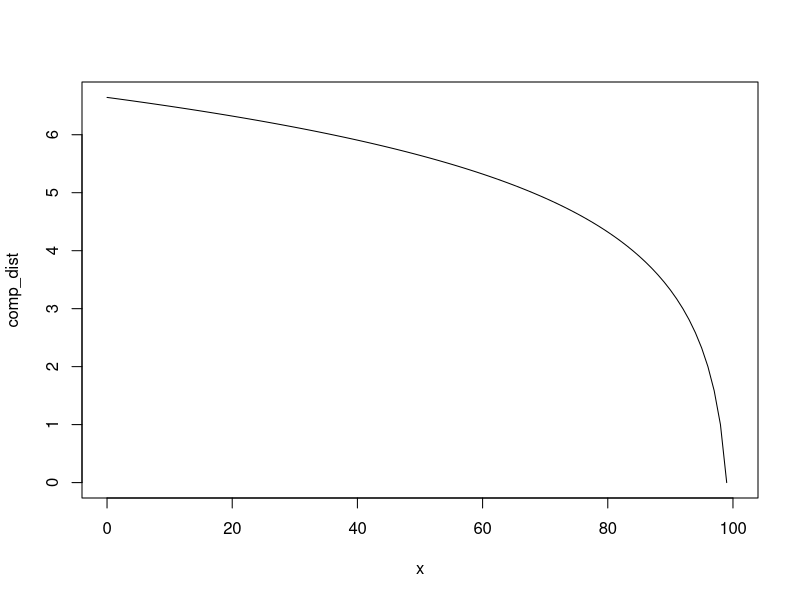
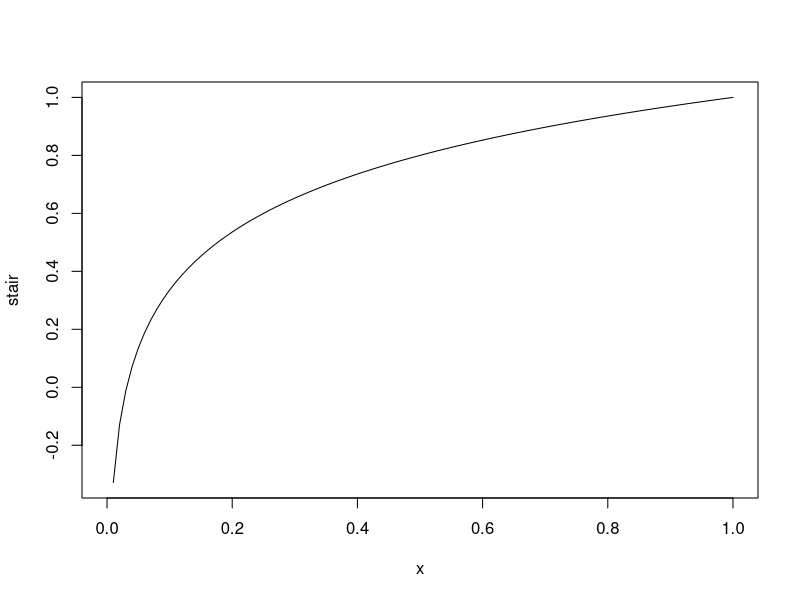
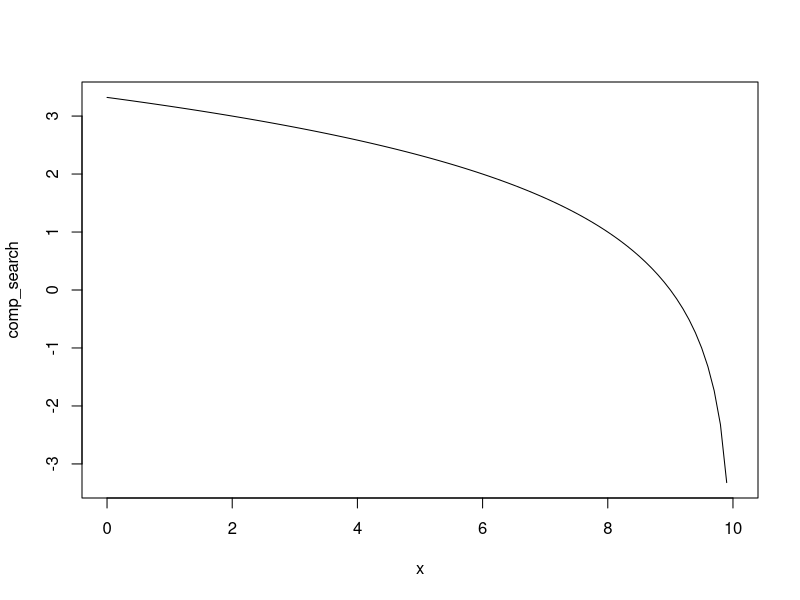

Write the R code that produced these figures, in order.
dist_base <- 100
comp_dist <- function(x) log2(dist_base - x)
plot(comp_dist, xlim=c(0, 100))

stair <- function(x) { tmp <- log2(x); 1.0 - tmp / (-5.0)}
plot(stair, xlim=c(0, 1.0))

max_depth <- 10
comp_search <- function(x) log2(max_depth - x)
plot(comp_search, xlim=c(0, 10))